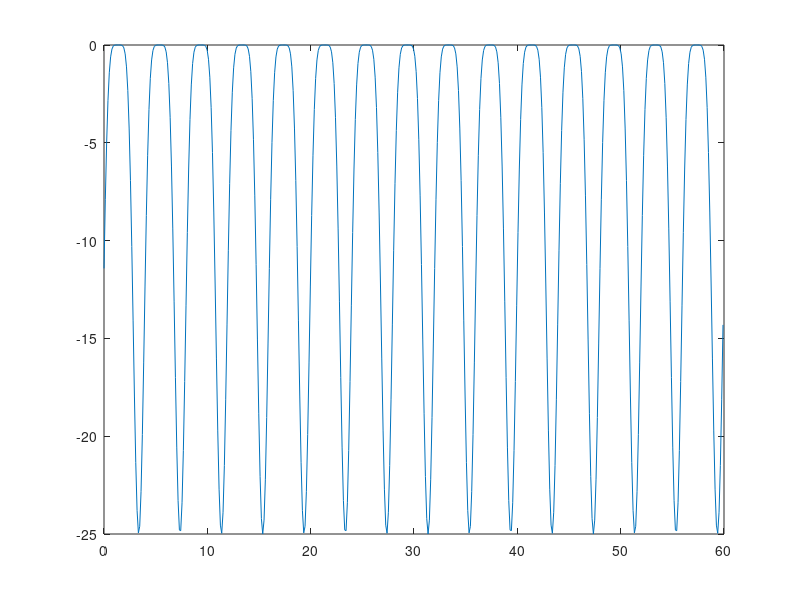

Reproduce this figure in MATLAB. (Note: this script raises an error after producing the figure.)
clc
clear all

outdir = '/Users/josmond/Results/MovMark';

%%%%%%%%%%%%%%%%%%%%%%%%%%%%%%%%%%%%%%%%%%%%%%%%%%%%%%%%%%%%%%%%%%%%%%%%%%%

xlo = 0;
dx = 0.128;
xhi = 60;
x = xlo:dx:xhi;

%MaxSpeed = 15;
%MaxStep = 15*dx;

%Lujan:

%y = 2*sin(x*((2*pi)/4));
z0 = 0;
b = 25; % Maximum displacement.
n = 3; % Flatness of sine wave.
tau = 4; % Period in seconds.
y = z0 - b*(cos(((pi*x)/tau + 0.5)).^(2*n));

plot(x,y);

% Differentiate function:

for i = 2:length(x)
    dif(i) = (y(i)-y(i-1))/(dx);
end

%plot(x(2:end),dif(2:end));

lung = dif * dx;

max(dif) % This is the maximum speed

% Integrate function:

int = dx*sum(y);

% Write results to output file:

fid = fopen([outdir '/lung.dmc'], 'w');

Rows = 10
Wait = 30000
Time = 8

count = fprintf(fid, 'CM XYZ\nWT %u\nDT%u\n', Wait, Time);

for Row = 1:Rows
    
    X = 1305;
    Y = -1305;
    Z = 1305;
    
    count = fprintf(fid, 'CD %d,%d,%d; WC\n', X, Y, Z);
end

count = fprintf(fid, 'DT0; CD0;\n');

st = fclose(fid);
a = 1
pause

%%%%%%%%%%%%%%%%%%%%%%%%%%%%%%%%%%%%%%%%%%%%%%%%%%%%%%%%%%%%%%%%%%%%%%%%%%%
%%%%%%%%%%%%%%%%%%%%%%%%%%%%%%%%%%%%%%%%%%%%%%%%%%%%%%%%%%%%%%%%%%%%%%%%%%%

disp = 10;
step = disp / sqrt(length(x))

% Creat random walk array

randarray = rand(3,length(x)) - 0.5;

prosarray = permute([x ; step*(randarray./abs(randarray))], [2 1]);
MakeSpread(prosarray,[outdir '/prostate.csv'])
MakePlot(x,cumsum(prosarray(:,4)),'n','Time (s)','Displacement (mm)',[outdir '/prostate'])

hold on
plot(x,cumsum(prosarray(:,2)),'-r');
plot(x,cumsum(prosarray(:,3)),'-g');
hold off
plotname = [outdir '/prostate'];
print('-depsc2','-tiff',[plotname '_col.eps']);
print('-deps2',[plotname '_bw.eps']);

close;